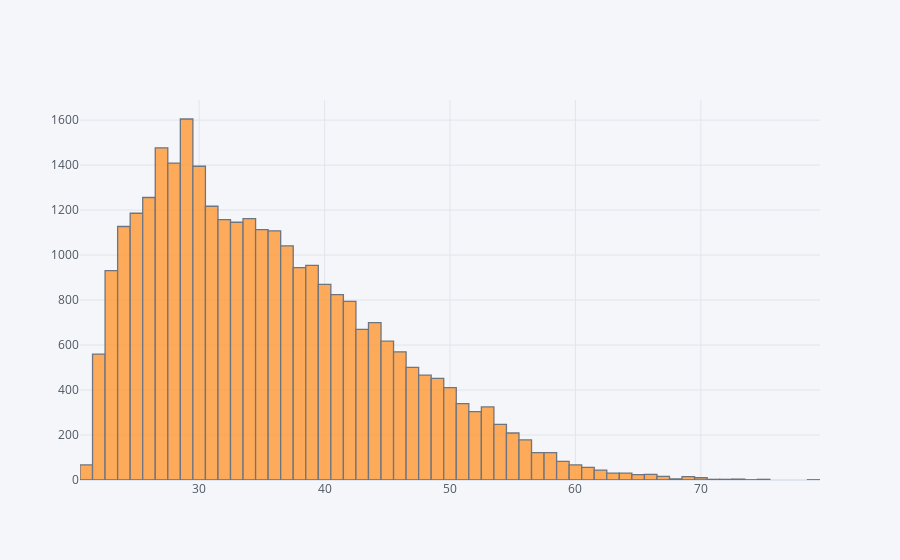

Notebook source saved alongside this figure:
### Code cell
df['AGE'].iplot(kind='histogram');

### Figure 1 — Plotly figure (JSON) as saved in the notebook; plotly's stock layout.template omitted (floating-point values rounded to 4 significant figures; data arrays with more than 128 entries replaced by an {"elided": "..."} marker saying what was removed)
{"data": [{"histfunc": "count", "histnorm": "", "marker": {"color": "rgba(255, 153, 51, 1.0)", "line": {"color": "#4D5663", "width": 1.3}}, "name": "AGE", "opacity": 0.8, "orientation": "v", "type": "histogram", "x": {"elided": "30000 int values"}}], "layout": {"barmode": "overlay", "legend": {"bgcolor": "#F5F6F9", "font": {"color": "#4D5663"}}, "paper_bgcolor": "#F5F6F9", "plot_bgcolor": "#F5F6F9", "title": {"font": {"color": "#4D5663"}}, "xaxis": {"gridcolor": "#E1E5ED", "showgrid": true, "tickfont": {"color": "#4D5663"}, "title": {"font": {"color": "#4D5663"}, "text": ""}, "zerolinecolor": "#E1E5ED"}, "yaxis": {"gridcolor": "#E1E5ED", "showgrid": true, "tickfont": {"color": "#4D5663"}, "title": {"font": {"color": "#4D5663"}, "text": ""}, "zerolinecolor": "#E1E5ED"}}}
